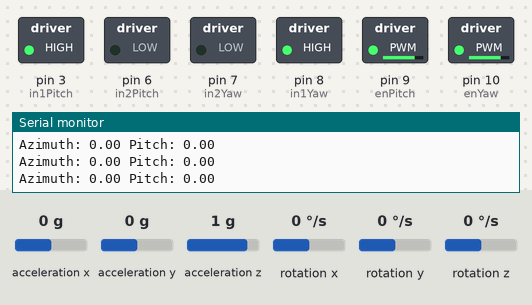
Bench run of a sketch on a simulated Arduino Uno, built with avr-gcc and run on an emulated ATmega328P. Parts: switched loads named in the sketch (green lamp = pin HIGH), the last lines printed to the serial monitor. Inputs (shaded band) come from the test bench; at power-on: acceleration x 0 g, rotation z 0 °/s, acceleration y 0 g, acceleration z 1 g, rotation x 0 °/s, rotation y 0 °/s.

Above: at 4.2 s.
4.3 s: acceleration x set to 0.8 g
At 4.8 s:
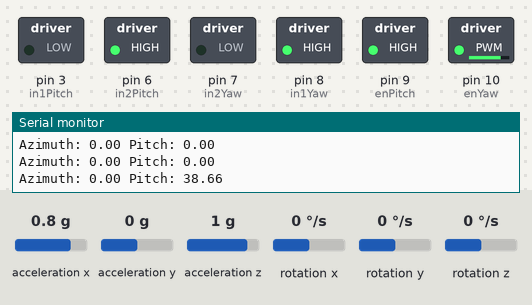
6.0 s: rotation z set to 100 °/s
At 7.2 s:
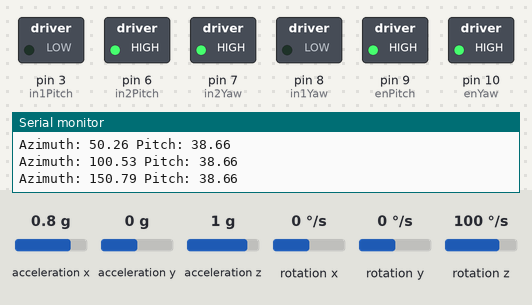
7.5 s: acceleration x set to -1.4 g
At 8.7 s:
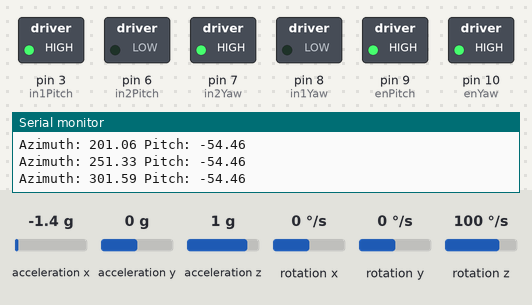
9.0 s: rotation z set to -192 °/s
At 10.4 s:
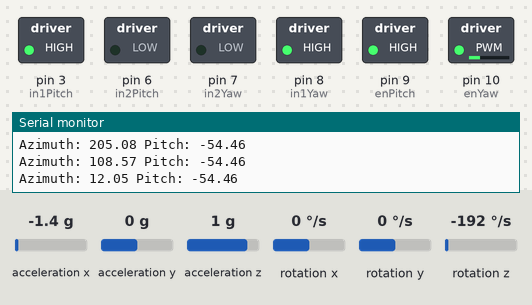
12.0 s: acceleration x set to 0.1 g
At 13.2 s:
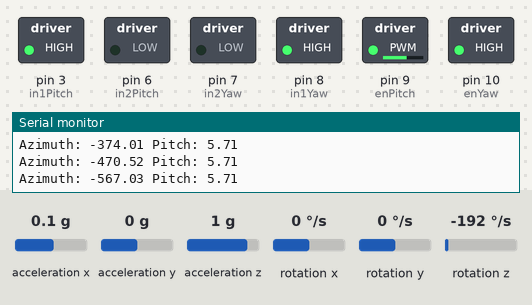
13.5 s: rotation z set to 192 °/s
At 17.3 s:
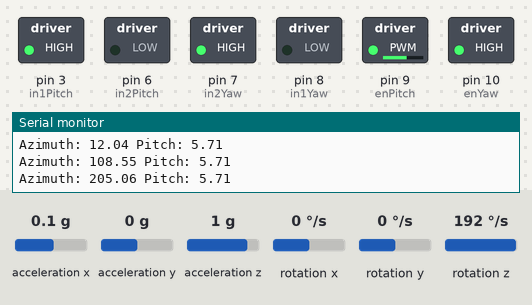
Timing chart, 0 to 17.5 s (numbered marks = the images above; inputs shaded):
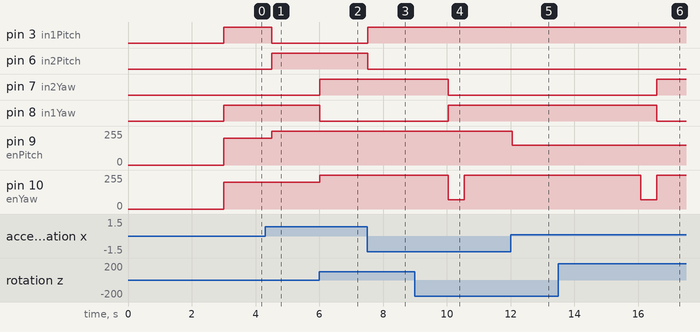

The sketch:

combinedAzimuthPitchCode.ino
```cpp
#include <MPU6050_tockn.h>
#include <Wire.h>

MPU6050 mpu6050(Wire);

// Define the motor pins for pitch
int enPitch = 9; // Enable A (motor 1, left/right)
int in1Pitch = 3; // Input 1 (motor 1, left)
int in2Pitch = 6; // Input 2 (motor 1, right)

// Define the motor pins for yaw
int enYaw = 10; // Enable B (motor 2, left/right)
int in1Yaw = 8; // Input 1 (motor 2, left)
int in2Yaw = 7; // Input 2 (motor 2, right)

// Define the required pitch and yaw angles
int requiredPitchAngle = 20;
int requiredYawAngle = 20;

void setup() {
  Serial.begin(19200);
  Wire.begin();
  mpu6050.begin();
  mpu6050.calcGyroOffsets(true);

  // Set the motor pins as outputs
  pinMode(enPitch, OUTPUT);
  pinMode(in1Pitch, OUTPUT);
  pinMode(in2Pitch, OUTPUT);

  pinMode(enYaw, OUTPUT);
  pinMode(in1Yaw, OUTPUT);
  pinMode(in2Yaw, OUTPUT);

  // Start both motors
  analogWrite(enPitch, 255);
  analogWrite(enYaw, 255);
}

void loop() {
  mpu6050.update();

  // Extract roll, pitch, and yaw angles
  float roll = mpu6050.getAngleX();
  float pitch = -mpu6050.getAngleY();
  float yaw = mpu6050.getAngleZ();

  // Calculate the pitch error
  int pitchError = requiredPitchAngle - int(pitch);
  int pitchMotorSpeed = pitchError * 10.0;

  // Calculate the yaw error
  int yawError = requiredYawAngle - yaw;
  int yawMotorSpeed = yawError * 10.0;

  // Set the motor direction for pitch
  if (pitchError < 0) {
    digitalWrite(in1Pitch, LOW);
    digitalWrite(in2Pitch, HIGH);
  } else {
    digitalWrite(in1Pitch, HIGH);
    digitalWrite(in2Pitch, LOW);
  }

  // Set the motor direction for yaw
  if (yawError > 0) {
    digitalWrite(in1Yaw, HIGH);
    digitalWrite(in2Yaw, LOW);
  } else {
    digitalWrite(in1Yaw, LOW);
    digitalWrite(in2Yaw, HIGH);
  }
   Serial.print("Azimuth: " + String(yaw)+" Pitch: " + String(pitch));
  Serial.println();

  // Set the motor speed for pitch
  analogWrite(enPitch, pitchMotorSpeed);

  // Set the motor speed for yaw
  analogWrite(enYaw, yawMotorSpeed);

  // Stop both motors when the required pitch and yaw angles are reached
  if (abs(pitchError) < 2.0 && abs(yawError) < 1.0) {
    analogWrite(enPitch, 0);
    analogWrite(enYaw, 0);
  }

  delay(500);
}
```

Measured:
- after the input at 4.3 s, pin 3 (in1Pitch): HIGH → LOW after 0.21 s; pin 6 (in2Pitch): LOW → HIGH after 0.21 s; pin 9 (enPitch): 200/255 → 255/255 after 0.21 s
- after the input at 6.0 s, pin 7 (in2Yaw): LOW → HIGH at once; pin 8 (in1Yaw): HIGH → LOW at once; pin 10 (enYaw): 200/255 → 255/255 at once
- after the input at 7.5 s, pin 3 (in1Pitch): LOW → HIGH at once; pin 6 (in2Pitch): HIGH → LOW at once
- after the input at 9.0 s, pin 7 (in2Yaw): HIGH → LOW after 1.0 s; pin 8 (in1Yaw): LOW → HIGH after 1.0 s; pin 10 (enYaw): 255/255 → 70/255 after 1.0 s, → 255/255 0.50 s later
- after the input at 12.0 s, pin 9 (enPitch): 255/255 → 150/255 after 0.05 s
- after the input at 13.5 s, pin 7 (in2Yaw): LOW → HIGH after 3.1 s; pin 8 (in1Yaw): HIGH → LOW after 3.1 s; pin 10 (enYaw): 255/255 → 70/255 after 2.6 s, → 255/255 0.50 s later
